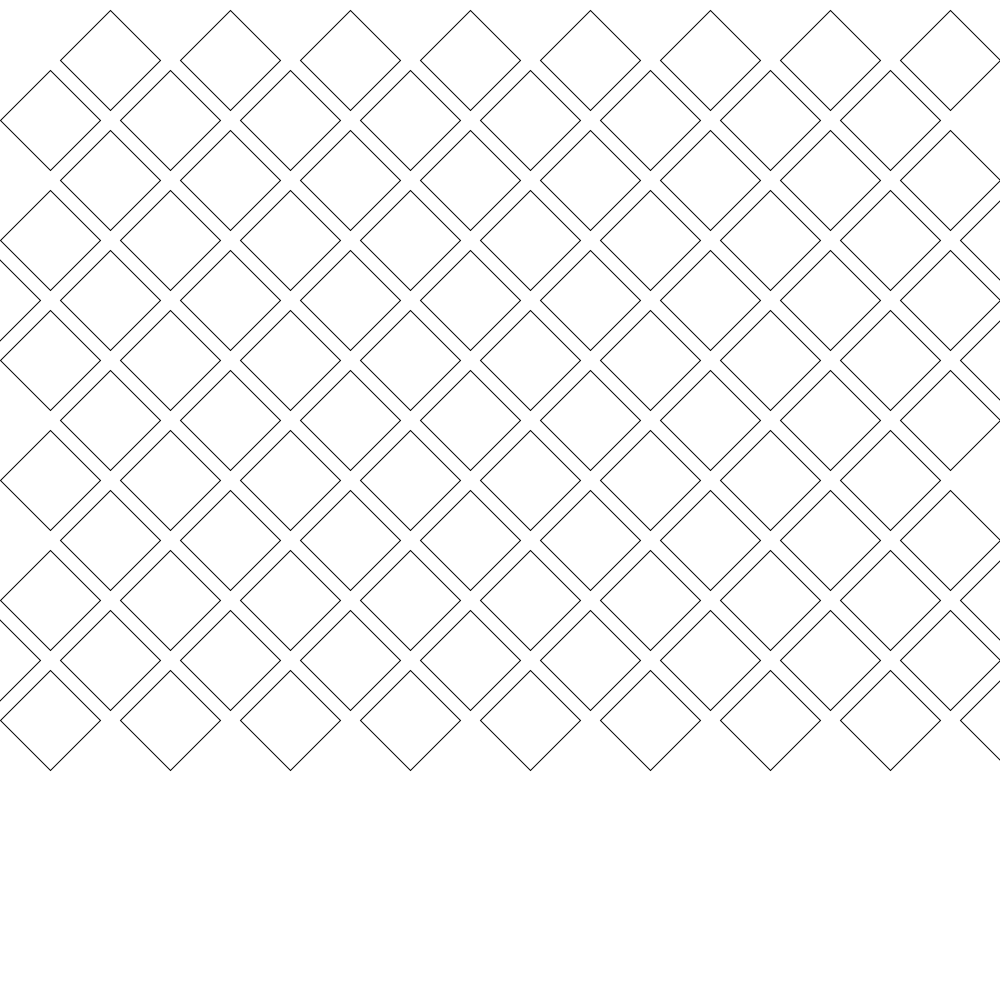
Frame 1 (no input)
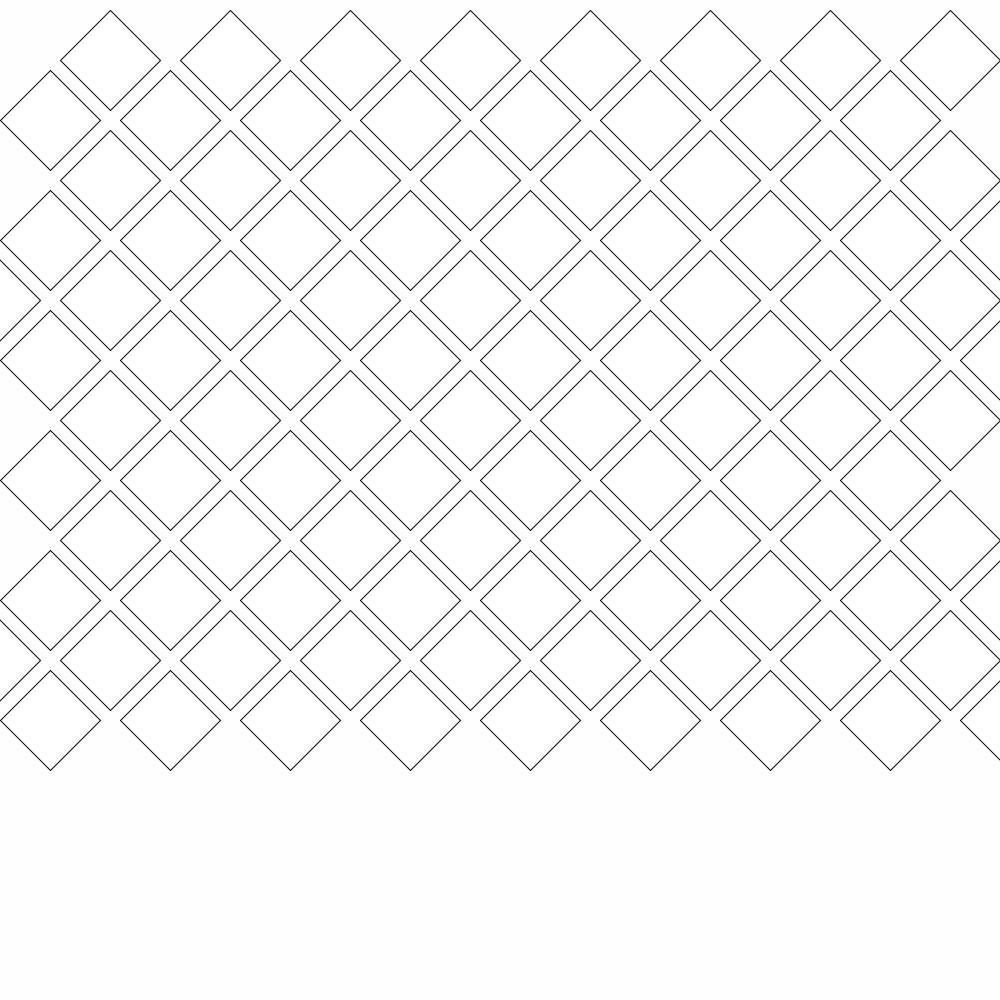
Frame 60 (the mouse pressed at the canvas centre just before this capture)
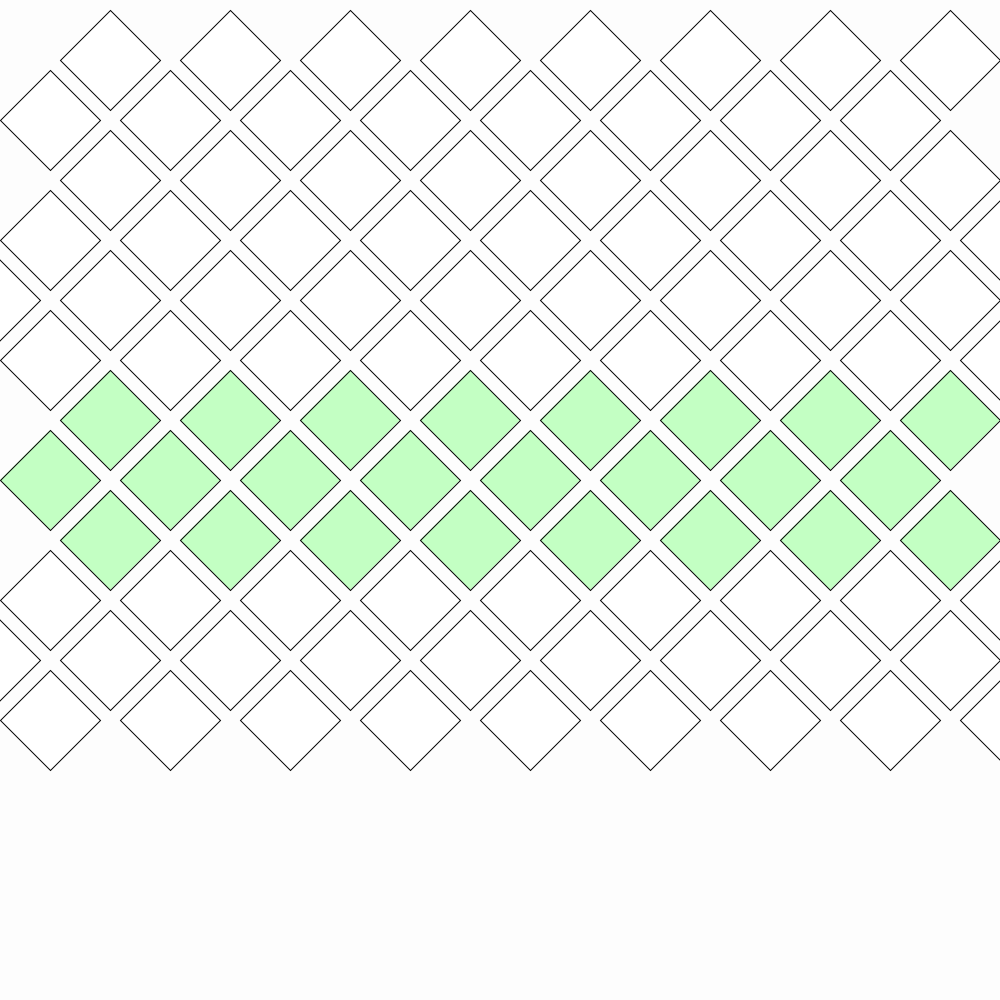
Frame 120 (the mouse held since frame 60 and released just before this capture)

The Processing sketch that drew these frames (run headless with seeded random() and noise(); from frame 60 on, the mouse is pressed at the canvas centre):

// Processing sketch: processing_175931
// ── processing_175931.pde

//This is the part where all of the variables are defined\\
String testmessage = "Your mouse X is ";
String testmessage2 = " and your mouse Y is ";
String FirstRow = "You clicked the first row";
String SecondRow = "You Clicked the second row";
String ThirdRow = "You Clicked the third row";
String FourthRow = "You Clicked the fourth row";
int reset = 20;
boolean firstRowClicked = false;
boolean secondRowClicked = false;
boolean thirdRowClicked = false;
boolean fourthRowClicked = false;
float R = 255;
float B = 255;
float G = 255;
float Rb = 255;
float Bb = 255;
float Gb = 255;
float Rc = 255;
float Bc = 255;
float Gc = 255;
float Rd = 255;
float Bd = 255;
float Gd = 255;
float Rl = 255;
float Bl = 255;
float Gl = 255;
float BCCR = 0.003;
float RandomVariableOne = 20;
float RandomVariableTwo = 20;
float RandomVariableThree = 20;
float RandomVariableFour = 20;
//End of variable defining\\

//This part is basically void setup\\
void setup () {
size (1000,1000);
background (255);
}
//End of void setup\\

//This part is basically void draw\\
void draw () {
//Making a reset code for R,G,B\\
if (R < 0) {
  R = 0;
}

if (G < 0) {
  G = 0;
}

if (B < 0) {
  B = 0;
}
//Ending the reset code for R,G,B\\

//Making an unnoticable background change\\
background (Rl,Gl,Bl);
Rl = Rl - BCCR;
BCCR = random(0.0005, 0.02);
Bl = Bl - BCCR;
BCCR = random(0.0005, 0.02);
Gl = Gl - BCCR;
BCCR = random(0.0005, 0.02);

//Making the first row of Diamonds\\
if (firstRowClicked == true) {
RandomVariableOne = random(0, 11);
firstRowClicked = false;
RandomVariableTwo = reset;
RandomVariableThree = reset;
RandomVariableFour = reset;
}
if (RandomVariableOne >= 0 && RandomVariableOne <= 3) {
if (R < 255) {
R = R + 1;
B = B - 1;
G = G - 1;
} else {
R = R - 1;
B = B - 1;
G = G - 1;
}
}
if (RandomVariableOne >= 4 && RandomVariableOne <= 7) {
if (B < 255) {
B = B + 1;
R = R - 1;
G = G - 1;
} else {
R = R - 1;
B = B - 1;
G = G - 1;
}
}
if (RandomVariableOne >= 8 && RandomVariableOne <= 11) {
if (G < 255) {
G = G + 1;
B = B - 1;
R = R - 1;
} else {
G = G - 1;
B = B - 1;
R = R - 1;
}
}




//~A huge line of diamonds~\\
fill (R,G,B);
stroke (0);
quad (0, 120, 50, 70, 100, 120, 50, 170);
quad (60, 180, 110, 130, 160, 180, 110, 230);
quad (60, 60, 110, 10, 160, 60, 110, 110);
quad (120, 120, 170, 70, 220, 120, 170, 170);
quad (180, 180, 230, 130, 280, 180, 230, 230);
quad (180, 60, 230, 10, 280, 60, 230, 110);
quad (240, 120, 290, 70, 340, 120, 290, 170);
quad (300, 180, 350, 130, 400, 180, 350, 230);
quad (300, 60, 350, 10, 400, 60, 350, 110);
quad (360, 120, 410, 70, 460, 120, 410, 170);
quad (420, 180, 470, 130, 520, 180, 470, 230);
quad (420, 60, 470, 10, 520, 60, 470, 110);
quad (480, 120, 530, 70, 580, 120, 530, 170);
quad (540, 180, 590, 130, 640, 180, 590, 230);
quad (540, 60, 590, 10, 640, 60, 590, 110);
quad (600, 120, 650, 70, 700, 120, 650, 170);
quad (660, 180, 710, 130, 760, 180, 710, 230);
quad (660, 60, 710, 10, 760, 60, 710, 110);
quad (720, 120, 770, 70, 820, 120, 770, 170);
quad (780, 180, 830, 130, 880, 180, 830, 230);
quad (780, 60, 830, 10, 880, 60, 830, 110);
quad (840, 120, 890, 70, 940, 120, 890, 170);
quad (900, 180, 950, 130, 1000, 180, 950, 230);
quad (900, 60, 950, 10, 1000, 60, 950, 110);
//Ending the first row of Diamonds\\

//Making the second row of Diamonds\\
if (secondRowClicked == true) {
RandomVariableTwo = random(0, 11);
secondRowClicked = false;
RandomVariableOne = reset;
RandomVariableThree = reset;
RandomVariableFour = reset;
}
if (RandomVariableTwo >= 0 && RandomVariableTwo <= 3) {
if (Rb < 255) {
Rb = Rb + 1;
Bb = Bb - 1;
Gb = Gb - 1;
} else {
Rb = Rb - 1;
Bb = Bb - 1;
Gb = Gb - 1;
}
}
if (RandomVariableTwo >= 4 && RandomVariableTwo <= 7) {
if (Bb < 255) {
Bb = Bb + 1;
Rb = Rb - 1;
Gb = Gb - 1;
} else {
Rb = Rb - 1;
Bb = Bb - 1;
Gb = Gb - 1;
}
}
if (RandomVariableTwo >= 8 && RandomVariableTwo <= 11) {
if (Gb < 255) {
Gb = Gb + 1;
Bb = Bb - 1;
Rb = Rb - 1;
} else {
Gb = Gb - 1;
Bb = Bb - 1;
Rb = Rb - 1;
}
}


//~A huge line of diamonds~\\
fill(Rb,Gb,Bb);
stroke(0);
quad (-60, 300, -10, 250, 40, 300, -10, 350);
quad (0, 360, 50, 310, 100, 360, 50, 410);
quad (0, 240, 50, 190, 100, 240, 50, 290);
quad (60, 300, 110, 250, 160, 300, 110, 350);
quad (120, 360, 170, 310, 220, 360, 170, 410);
quad (120, 240, 170, 190, 220, 240, 170, 290);
quad (180, 300, 230, 250, 280, 300, 230, 350);
quad (240, 360, 290, 310, 340, 360, 290, 410);
quad (240, 240, 290, 190, 340, 240, 290, 290);
quad (300, 300, 350, 250, 400, 300, 350, 350);
quad (360, 360, 410, 310, 460, 360, 410, 410);
quad (360, 240, 410, 190, 460, 240, 410, 290);
quad (420, 300, 470, 250, 520, 300, 470, 350);
quad (480, 360, 530, 310, 580, 360, 530, 410);
quad (480, 240, 530, 190, 580, 240, 530, 290);
quad (540, 300, 590, 250, 640, 300, 590, 350);
quad (600, 360, 650, 310, 700, 360, 650, 410);
quad (600, 240, 650, 190, 700, 240, 650, 290);
quad (660, 300, 710, 250, 760, 300, 710, 350);
quad (720, 360, 770, 310, 820, 360, 770, 410);
quad (720, 240, 770, 190, 820, 240, 770, 290);
quad (780, 300, 830, 250, 880, 300, 830, 350);
quad (840, 360, 890, 310, 940, 360, 890, 410);
quad (840, 240, 890, 190, 940, 240, 890, 290);
quad (900, 300, 950, 250, 1000, 300, 950, 350);
quad (960, 360, 1010, 310, 1060, 360, 1010, 410);
quad (960, 240, 1010, 190, 1060, 240, 1010, 290);
//Ending the second row of Diamonds\\

//Making the third row of Diamonds\\
if (thirdRowClicked == true) {
RandomVariableThree = random(0, 11);
thirdRowClicked = false;
RandomVariableOne = reset;
RandomVariableTwo = reset;
RandomVariableFour = reset;
}
if (RandomVariableThree >= 0 && RandomVariableThree <= 3) {
if (Rc < 255) {
Rc = Rc + 1;
Bc = Bc - 1;
Gc = Gc - 1;
} else {
Rc = Rc - 1;
Bc = Bc - 1;
Gc = Gc - 1;
}
}
if (RandomVariableThree >= 4 && RandomVariableThree <= 7) {
if (Bc < 255) {
Bc = Bc + 1;
Rc = Rc - 1;
Gc = Gc - 1;
} else {
Rc = Rc - 1;
Bc = Bc - 1;
Gc = Gc - 1;
}
}
if (RandomVariableThree >= 8 && RandomVariableThree <= 11) {
if (Gc < 255) {
Gc = Gc + 1;
Bc = Bc - 1;
Rc = Rc - 1;
} else {
Gc = Gc - 1;
Bc = Bc - 1;
Rc = Rc - 1;
}
}




//~A huge line of diamonds~\\
fill (Rc,Gc,Bc);
stroke (0);
quad (0, 480, 50, 530, 100, 480, 50, 430);
quad (60, 540, 110, 590, 160, 540, 110, 490);
quad (60, 420, 110, 470, 160, 420, 110, 370);
quad (120, 480, 170, 530, 220, 480, 170, 430);
quad (180, 540, 230, 590, 280, 540, 230, 490);
quad (180, 420, 230, 470, 280, 420, 230, 370);
quad (240, 480, 290, 530, 340, 480, 290, 430);
quad (300, 540, 350, 590, 400, 540, 350, 490);
quad (300, 420, 350, 470, 400, 420, 350, 370);
quad (360, 480, 410, 530, 460, 480, 410, 430);
quad (420, 540, 470, 590, 520, 540, 470, 490);
quad (420, 420, 470, 470, 520, 420, 470, 370);
quad (480, 480, 530, 530, 580, 480, 530, 430);
quad (540, 540, 590, 590, 640, 540, 590, 490);
quad (540, 420, 590, 470, 640, 420, 590, 370);
quad (600, 480, 650, 530, 700, 480, 650, 430);
quad (660, 540, 710, 590, 760, 540, 710, 490);
quad (660, 420, 710, 470, 760, 420, 710, 370);
quad (720, 480, 770, 530, 820, 480, 770, 430);
quad (780, 540, 830, 590, 880, 540, 830, 490);
quad (780, 420, 830, 470, 880, 420, 830, 370);
quad (840, 480, 890, 530, 940, 480, 890, 430);
quad (900, 540, 950, 590, 1000, 540, 950, 490);
quad (900, 420, 950, 470, 1000, 420, 950, 370);
//Ending the third row of Diamonds\\

//Making the fourth row of Diamonds\\
if (fourthRowClicked == true) {
RandomVariableFour = random(0, 11);
fourthRowClicked = false;
RandomVariableOne = reset;
RandomVariableTwo = reset;
RandomVariableThree = reset;
}
if (RandomVariableFour >= 0 && RandomVariableFour <= 3) {
if (Rd < 255) {
Rd = Rd + 1;
Bd = Bd - 1;
Gd = Gd - 1;
} else {
Rd = Rd - 1;
Bd = Bd - 1;
Gd = Gd - 1;
}
}
if (RandomVariableFour >= 4 && RandomVariableFour <= 7) {
if (Bd < 255) {
Bd = Bd + 1;
Rd = Rd - 1;
Gd = Gd - 1;
} else {
Rd = Rd - 1;
Bd = Bd - 1;
Gd = Gd - 1;
}
}
if (RandomVariableFour >= 8 && RandomVariableFour <= 11) {
if (Gd < 255) {
Gd = Gd + 1;
Bd = Bd - 1;
Rd = Rd - 1;
} else {
Gd = Gd - 1;
Bd = Bd - 1;
Rd = Rd - 1;
}
}


//~A huge line of diamonds~\\
fill(Rd,Gd,Bd);
stroke(0);
quad (-60, 660, -10, 610, 40, 660, -10, 710);
quad (0, 720, 50, 670, 100, 720, 50, 770);
quad (0, 600, 50, 550, 100, 600, 50, 650);
quad (60, 660, 110, 610, 160, 660, 110, 710);
quad (120, 720, 170, 670, 220, 720, 170, 770);
quad (120, 600, 170, 550, 220, 600, 170, 650);
quad (180, 660, 230, 610, 280, 660, 230, 710);
quad (240, 720, 290, 670, 340, 720, 290, 770);
quad (240, 600, 290, 550, 340, 600, 290, 650);
quad (300, 660, 350, 610, 400, 660, 350, 710);
quad (360, 720, 410, 670, 460, 720, 410, 770);
quad (360, 600, 410, 550, 460, 600, 410, 650);
quad (420, 660, 470, 610, 520, 660, 470, 710);
quad (480, 720, 530, 670, 580, 720, 530, 770);
quad (480, 600, 530, 550, 580, 600, 530, 650);
quad (540, 660, 590, 610, 640, 660, 590, 710);
quad (600, 720, 650, 670, 700, 720, 650, 770);
quad (600, 600, 650, 550, 700, 600, 650, 650);
quad (660, 660, 710, 610, 760, 660, 710, 710);
quad (720, 720, 770, 670, 820, 720, 770, 770);
quad (720, 600, 770, 550, 820, 600, 770, 650);
quad (780, 660, 830, 610, 880, 660, 830, 710);
quad (840, 720, 890, 670, 940, 720, 890, 770);
quad (840, 600, 890, 550, 940, 600, 890, 650);
quad (900, 660, 950, 610, 1000, 660, 950, 710);
quad (960, 720, 1010, 670, 1060, 720, 1010, 770);
quad (960, 600, 1010, 550, 1060, 600, 1010, 650);
//Ending the fourth row of Diamonds\\

}
//End of void draw\\

//This part is basically void mousePressed\\
void mousePressed () {
  print(testmessage);
  println(mouseX);
  print(testmessage2);
  println(mouseY);
  
if (mouseY >= 10 && mouseY <= 230) {
  println(FirstRow);
if (firstRowClicked == false) {
firstRowClicked = true;
}
}


else if (mouseY > 230 && mouseY <= 410) {
  println(SecondRow);
if (secondRowClicked == false) {
secondRowClicked = true;
} 
}


else if (mouseY > 410 && mouseY <= 630) {
  println(ThirdRow);
if (thirdRowClicked == false) {
thirdRowClicked = true;
}
} 

else {
if (fourthRowClicked == false) {
  println(FourthRow);
fourthRowClicked = true;
} 
}

}
//End of void mousePressed part\\
